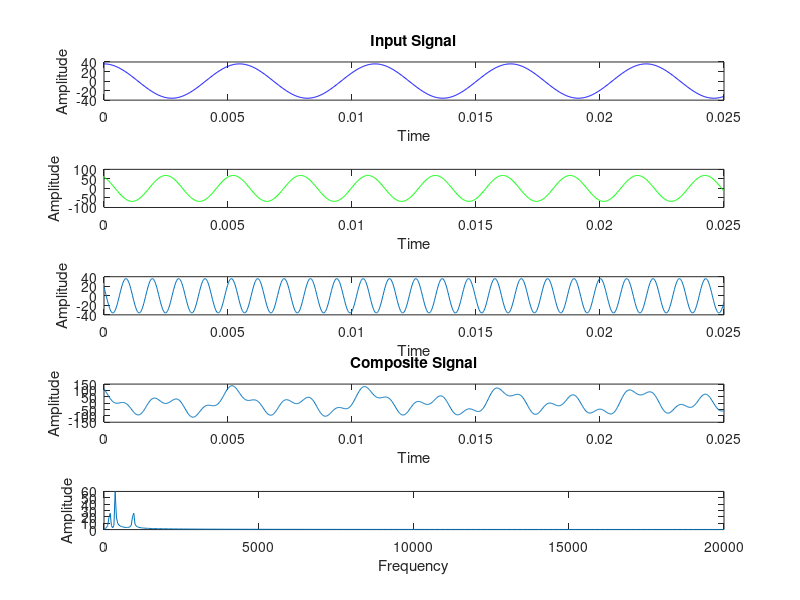
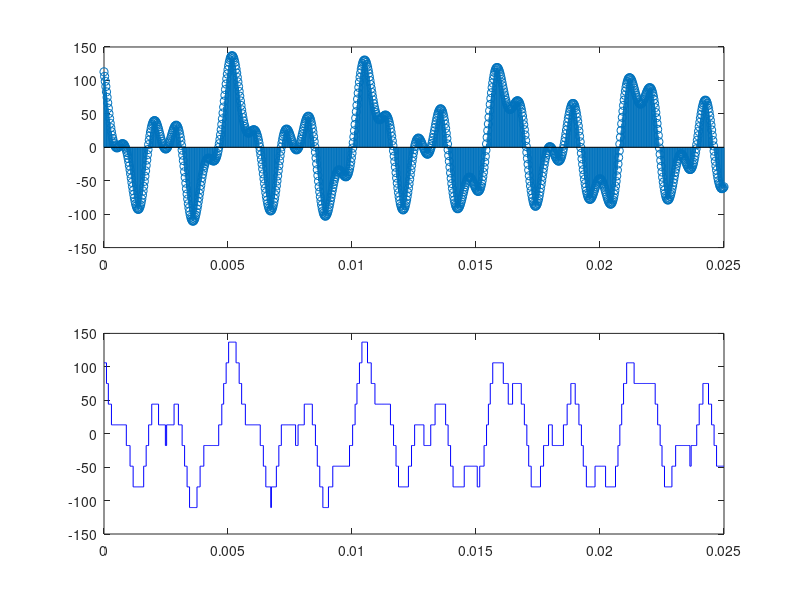

Reproduce these figures in MATLAB, in order. (Note: this script raises an error after producing the figures.)
A = 1;
B = 8;
C = 3;
D = 6;
E = 8;
F = 9;
G = 4;
H = 1;
AMP1 = 36;
AMP2 = 68;
AMP3 = 89;
FREQ1 = 183;
FREQ2 = 368;
FREQ3 = 941;
deg1 = deg2rad(30);
deg2 = deg2rad(60);
FREQs = 40e3; 
T1 = 0:1/FREQs:0.025;
FREQ5 = 1./T1;
subplot(5,1,1);
X1 = AMP1*cos(2*pi*FREQ1*T1);
plot(T1, X1,'b');
xlabel('Time');
ylabel('Amplitude');
title('Input Signal')
subplot(5,1,2);
X2 = AMP2*cos(2*pi*FREQ2*T1+deg1);
plot(T1, X2, 'g');
xlabel('Time');
ylabel('Amplitude');
subplot(5,1,3);
X3 = AMP1*cos(2*pi*FREQ3*T1+deg2);
plot(T1, X3);
xlabel('Time');
ylabel('Amplitude');
subplot(5,1,4);
X = X1 + X2 + X3;
plot(T1, X);
xlabel('Time');
ylabel('Amplitude');
title('Composite Signal')
subplot(5,1,5);
N = length(X);                                
Ts = mean(diff(T1));                                                             
Fn = FREQs/2;                                          
FT_Signal = fft(X)/N;                          % Normalized Fourier Transform Of Data
Fv = linspace(0, 1, fix(N/2)+1)*Fn;                 
Iv = 1:length(Fv);                                  
plot(Fv, abs(FT_Signal(Iv))*2);
xlabel('Frequency');
ylabel('Amplitude');
 


%B) 
T2 = 0:1/FREQs:0.025;
L = 8;
delta = (max(X)-min(X))/L;
Xq = min(X) + (round((X-min(X))/delta)).*delta;
figure;
subplot(2,1,1)
stem(T2, X);
subplot(2, 1, 2);
stairs(T2, Xq,'b');


%C) 
a = 0.1;
noise = a * randn(size(X));
noisySignal = X + noise;
n = 2;
powfund = A^2/2;
powhurm = a^2/2;
THD = thd(noisySignal, 2);
defTHD = 10*log(powhurm / powfund);
bandwidth_with = obw(noisySignal, FREQs);
bandwidth_without = obw(X, FREQs);
SNR = snr(noisySignal);
defSNR= 10*log10(powfund/a);
capacity = bandwidth_with * log2(1+SNR);
SINAD = sinad(noisySignal);
L = 2^(capacity/(2*bandwidth_without));
output = [bandwidth_with bandwidth_without; capacity L; SNR SINAD]

